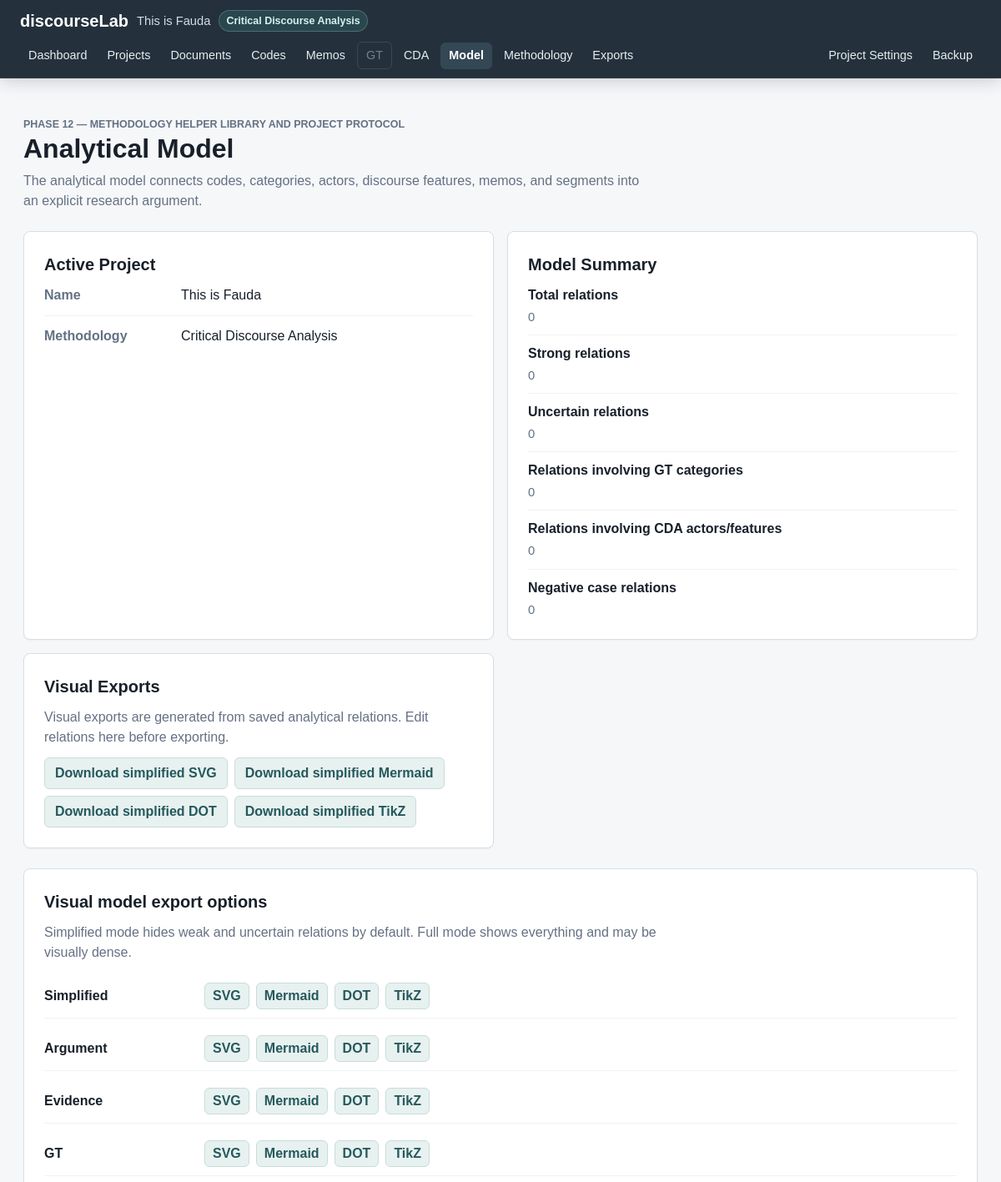
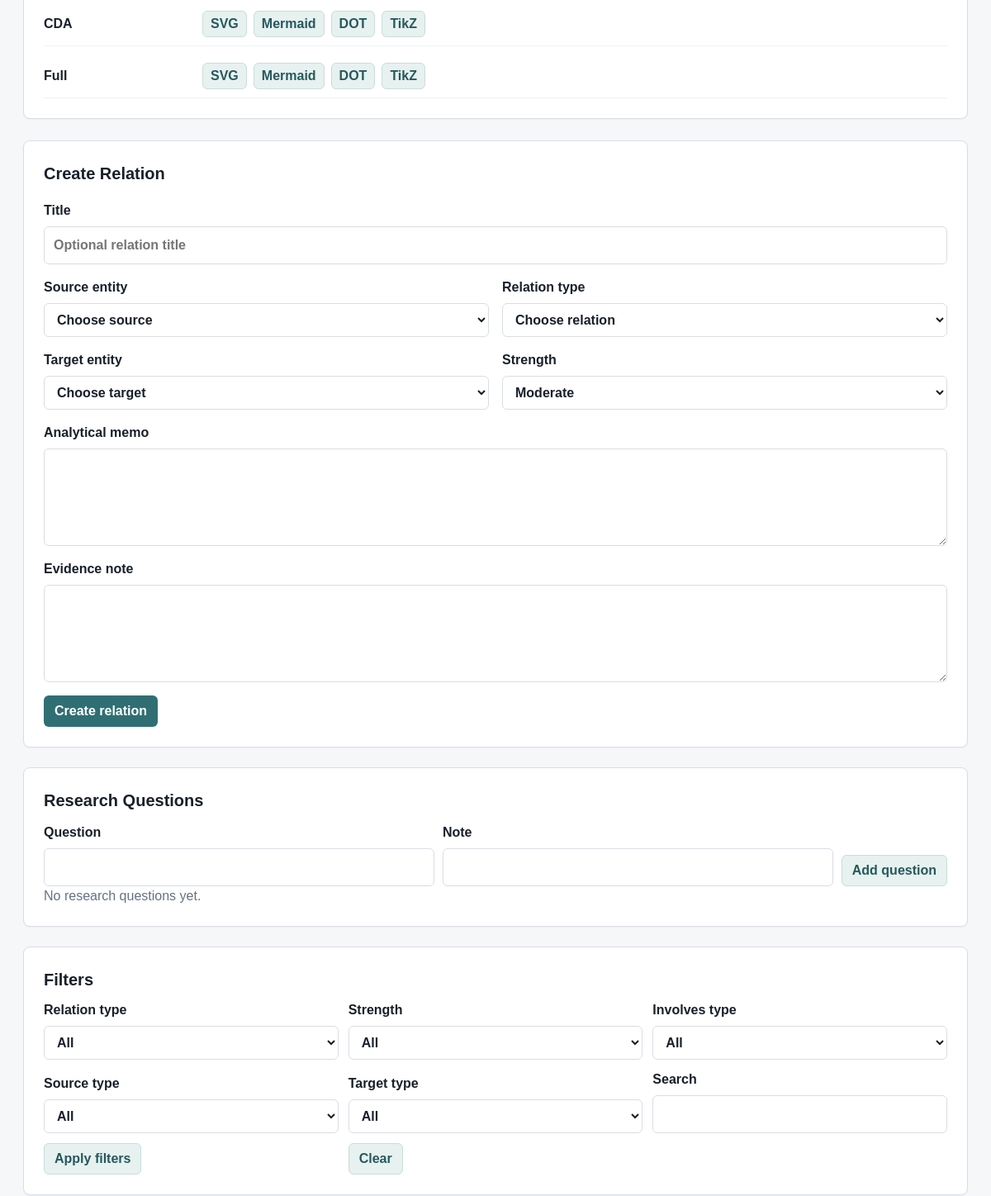
The page /model (upper part) on the database as committed earlier (2 pictures, top to bottom).
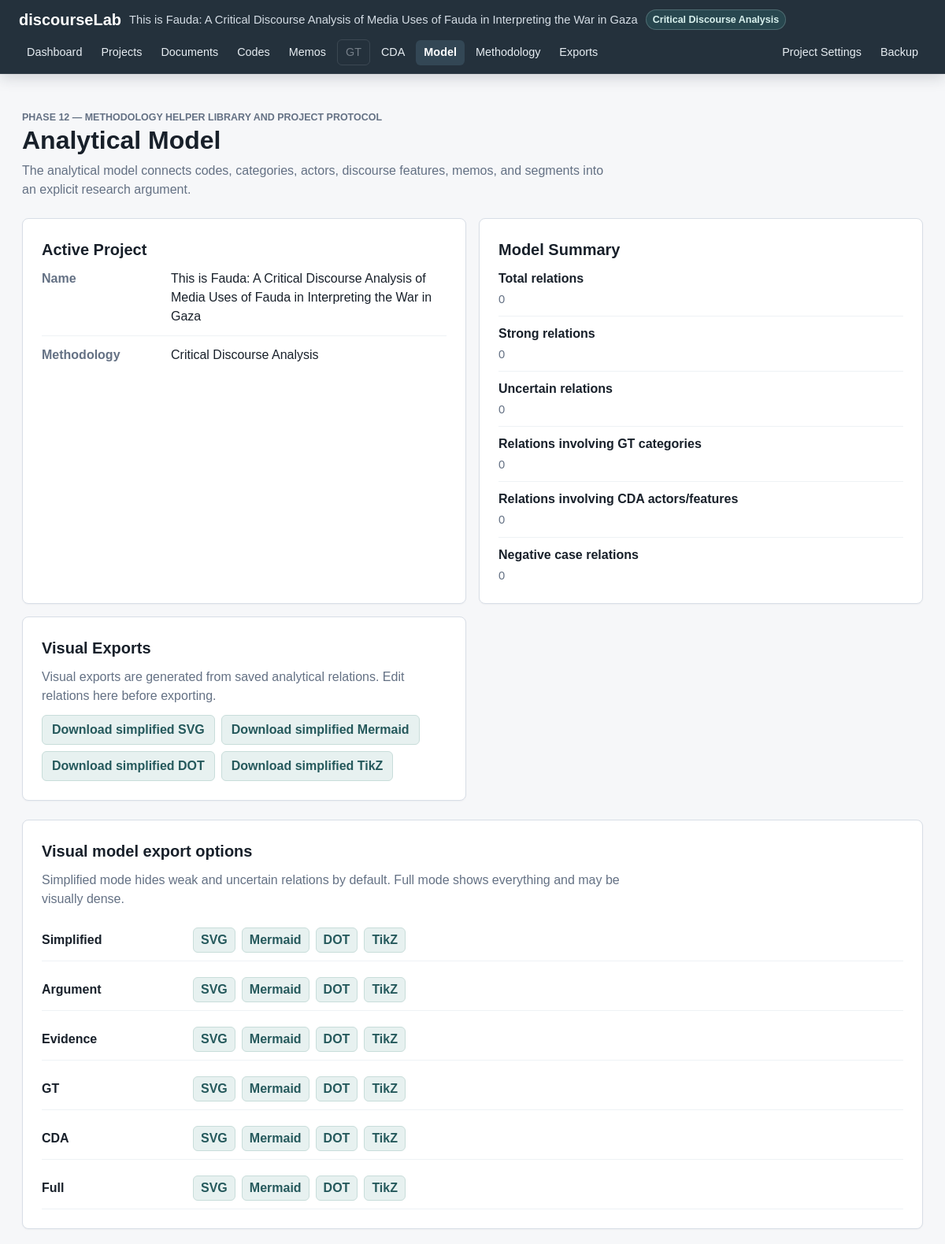
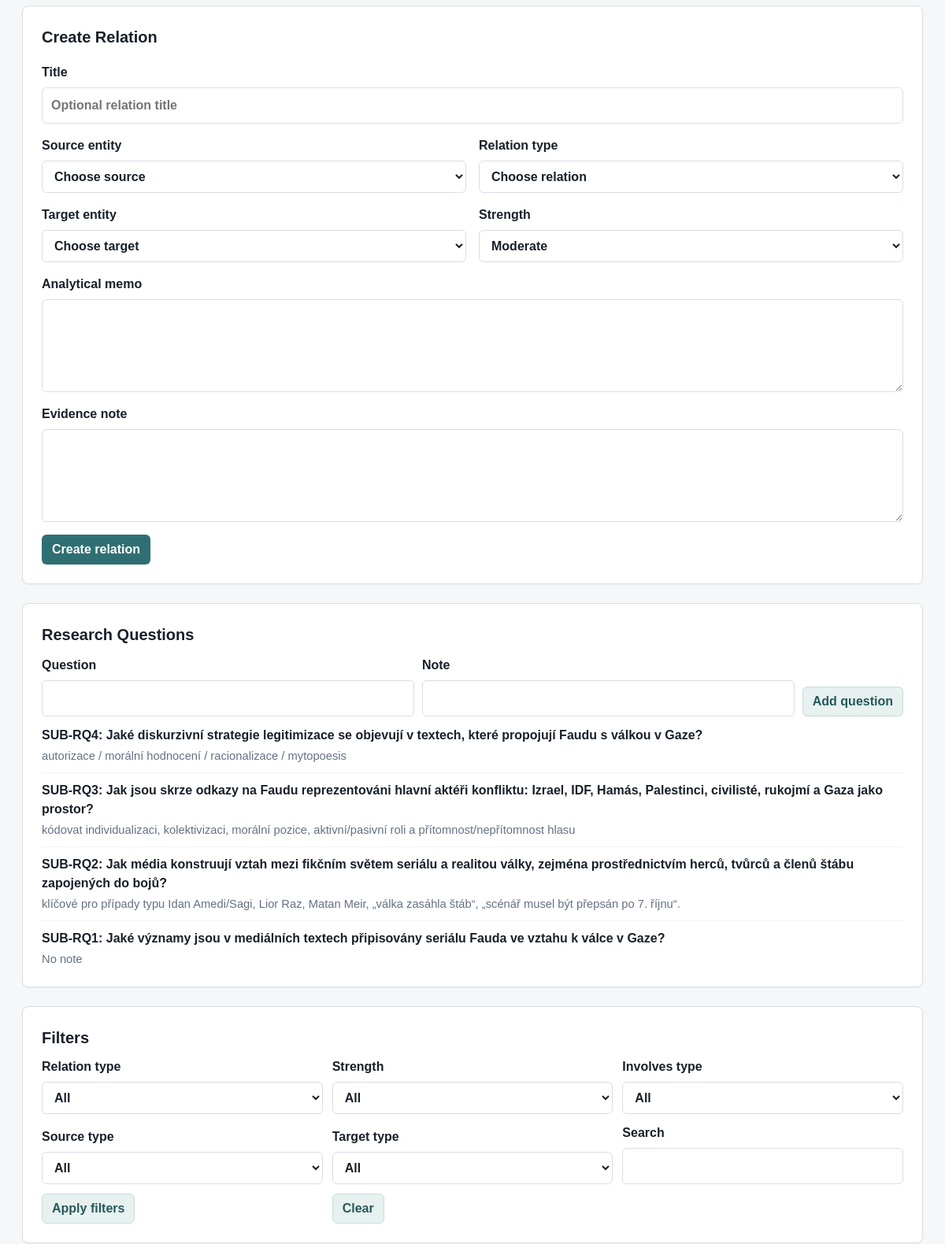
The same page on the database as committed later (2 pictures, top to bottom).
### tables this page shows
CREATE TABLE projects (
    id INTEGER PRIMARY KEY AUTOINCREMENT,
    name TEXT NOT NULL,
    description TEXT,
    created_at TEXT NOT NULL DEFAULT CURRENT_TIMESTAMP,
    updated_at TEXT NOT NULL DEFAULT CURRENT_TIMESTAMP
, methodology_mode TEXT NOT NULL DEFAULT 'mixed', status TEXT NOT NULL DEFAULT 'active', last_opened_at TEXT, research_goal TEXT, principal_investigator TEXT);

CREATE TABLE research_questions (
    id INTEGER PRIMARY KEY AUTOINCREMENT,
    project_id INTEGER NOT NULL,
    question TEXT NOT NULL,
    note TEXT,
    created_at TEXT NOT NULL DEFAULT CURRENT_TIMESTAMP,
    updated_at TEXT NOT NULL DEFAULT CURRENT_TIMESTAMP,
    FOREIGN KEY (project_id) REFERENCES projects (id) ON DELETE CASCADE
);

### app.py (the view)
    @app.route("/model")
    def model_builder():
        active_project = get_active_project()
        filters = {
            "relation_type": request.args.get("relation_type", "").strip(),
            "strength": request.args.get("strength", "").strip(),
            "source_type": request.args.get("source_type", "").strip(),
            "target_type": request.args.get("target_type", "").strip(),
            "involves_type": request.args.get("involves_type", "").strip(),
            "q": request.args.get("q", "").strip(),
        }
        entities = get_relation_entity_options(active_project["id"])
        return render_template(
            "model.html",
            title="Analytical Model",
            active_page="model",
            active_project=active_project,
            entities=entities,
            relations=get_relations_for_project(active_project["id"], filters),
            relation_counts=get_model_counts(active_project["id"]),
            filters=filters,
            relation_type_labels=RELATION_TYPES,
            relation_strength_labels=RELATION_STRENGTHS,
            entity_type_labels=RELATION_ENTITY_TYPES,
            research_questions=get_research_questions_for_project(active_project["id"]),
            mode_prompts=get_model_mode_prompts(active_project),
            methodology_helper=get_methodology_helper(active_project, "model"),
        )

### app.py (called while the page is built)
def get_db() -> sqlite3.Connection:
    if "db" not in g:
        g.db = sqlite3.connect(DATABASE)
        g.db.row_factory = sqlite3.Row
        g.db.execute("PRAGMA foreign_keys = ON")
    return g.db

def query_one(sql: str, params: tuple = ()) -> sqlite3.Row | None:
    return get_db().execute(sql, params).fetchone()

def query_all(sql: str, params: tuple = ()) -> list[sqlite3.Row]:
    return get_db().execute(sql, params).fetchall()

def get_project(project_id: int) -> sqlite3.Row | None:
    return query_one(
        """
        SELECT id, name, description, methodology_mode, status, last_opened_at,
               research_goal, principal_investigator, created_at, updated_at
        FROM projects
        WHERE id = ? AND status != 'deleted'
        """,
        (project_id,),
    )

def project_supports_gt(project: sqlite3.Row | dict) -> bool:
    return project["methodology_mode"] in {"gt", "mixed"}

def project_supports_cda(project: sqlite3.Row | dict) -> bool:
    return project["methodology_mode"] in {"cda", "mixed"}

### templates/model.html (shortened to what the changed rows need)
{% extends "base.html" %}
{% block content %}
<section class="page-header">
    <h1>Analytical Model</h1>
</section>
<section class="dashboard-grid">
    <article class="info-panel">
        <h2>Active Project</h2>
        <dl class="metadata-list">
            <div><dt>Name</dt><dd>{{ active_project.name }}</dd></div>
            <div><dt>Methodology</dt><dd>{{ methodology_mode_labels[active_project.methodology_mode] }}</dd></div>
        </dl>
    </article>
    <article class="info-panel">
        <h2>Model Summary</h2>
    </article>
    <article class="info-panel">
        <h2>Visual Exports</h2>
    </article>
</section>
<section class="info-panel export-section">
    <div class="section-heading">
        <h2>Visual model export options</h2>
    </div>
    <div class="visual-mode-table">
        {% for mode in visual_model_mode_order %}
            <div class="visual-mode-row">
                <strong>{{ visual_model_modes[mode] }}</strong>
                <div class="button-row">
                    <a class="button-secondary compact-button" href="{{ url_for('export_model_svg', model_mode=mode) }}">SVG</a>
                    <a class="button-secondary compact-button" href="{{ url_for('export_model_mermaid', model_mode=mode) }}">Mermaid</a>
                    <a class="button-secondary compact-button" href="{{ url_for('export_model_dot', model_mode=mode) }}">DOT</a>
                    <a class="button-secondary compact-button" href="{{ url_for('export_model_tikz', model_mode=mode) }}">TikZ</a>
                </div>
            </div>
        {% endfor %}
    </div>
</section>
<section class="info-panel import-panel">
    <h2>Create Relation</h2>
</section>
<section class="info-panel import-panel research-question-panel">
    <h2>Research Questions</h2>
    <form class="annotation-form" action="{{ url_for('create_research_question') }}" method="post">
        <label>
        </label>
        <label>
        </label>
        <button type="submit" class="button-secondary">Add question</button>
    </form>
    {% if research_questions %}
        <ul class="compact-list">
            {% for question in research_questions %}
                <li>
                    <span>{{ question.question }}</span>
                    <span>{{ question.note or "No note" }}</span>
                </li>
            {% endfor %}
        </ul>
    {% else %}
        <p>No research questions yet.</p>
    {% endif %}
</section>
<section class="info-panel import-panel">
    <h2>Filters</h2>
</section>
{% endblock %}

### templates/base.html (shortened to what this page needs)
<!doctype html>
<html lang="en">
<head>
    <link rel="stylesheet" href="{{ url_for('static', filename='style.css') }}">
</head>
<body>
    <div class="app-shell">
        <header class="topbar" aria-label="Application navigation">
            <div class="topbar-brand">
                <a class="app-name" href="{{ url_for('dashboard') }}">discourseLab</a>
                <span class="app-project">{{ active_project.name if active_project else "No active project" }}</span>
                {% if active_project %}
                    <span class="methodology-badge">{{ methodology_mode_labels[active_project.methodology_mode] }}</span>
                {% endif %}
            </div>
            <nav class="top-nav" aria-label="Main navigation">
                <a href="{{ url_for('dashboard') }}" class="{{ 'active' if active_page == 'dashboard' else '' }}">Dashboard</a>
                <a href="{{ url_for('projects') }}" class="{{ 'active' if active_page == 'projects' else '' }}">Projects</a>
                <a href="{{ url_for('documents') }}" class="{{ 'active' if active_page == 'documents' else '' }}">Documents</a>
                <a href="{{ url_for('codes') }}" class="{{ 'active' if active_page == 'codes' else '' }}">Codes</a>
                <a href="{{ url_for('memos') }}" class="{{ 'active' if active_page == 'memos' else '' }}">Memos</a>
                {% if supports_gt %}
                    <a href="{{ url_for('gt_workspace') }}" class="{{ 'active' if active_page == 'gt' else '' }}">GT</a>
                {% else %}
                    <span class="nav-disabled">GT</span>
                {% endif %}
                {% if supports_cda %}
                    <a href="{{ url_for('cda_workspace') }}" class="{{ 'active' if active_page == 'cda' else '' }}">CDA</a>
                {% else %}
                    <span class="nav-disabled">CDA</span>
                {% endif %}
                <a href="{{ url_for('model_builder') }}" class="{{ 'active' if active_page == 'model' else '' }}">Model</a>
                <a href="{{ url_for('methodology') }}" class="{{ 'active' if active_page == 'methodology' else '' }}">Methodology</a>
                <a href="{{ url_for('exports') }}" class="{{ 'active' if active_page == 'exports' else '' }}">Exports</a>
            </nav>
            {% if active_project %}
                <nav class="top-nav top-nav-actions" aria-label="Project actions">
                    <a href="{{ url_for('edit_project', project_id=active_project.id) }}">Project Settings</a>
                    <a href="{{ url_for('export_project_backup') }}">Backup</a>
                </nav>
            {% endif %}
        </header>
        <main class="content">
            {% block content %}{% endblock %}
        </main>
    </div>
</body>
</html>

Rows that differ between the two databases and show on the page:
no longer on this page (row edited): projects: name "This is Fauda", methodology_mode "Critical Discourse Analysis"
added projects: name "This is Fauda: A Critical Discourse Analysis of Media Uses of Fauda in Interpreting the War in Gaza", methodology_mode "Critical Discourse Analysis"
added research_questions: question "SUB-RQ4: Jaké diskurzivní strategie legitimizace se objevují v textech, které propojují Faudu s válkou v Gaze?", note "autorizace / morální hodnocení / racionalizace / mytopoesis"
added research_questions: question "SUB-RQ3: Jak jsou skrze odkazy na Faudu reprezentováni hlavní aktéři konfliktu: Izrael, IDF, Hamás, Palestinci, civilisté, rukojmí a Gaza jako prostor?", note "kódovat individualizaci, kolektivizaci, morální pozice, aktivní/pasivní roli a přítomnost/nepřítomnost hlasu"
added research_questions: question "SUB-RQ2: Jak média konstruují vztah mezi fikčním světem seriálu a realitou války, zejména prostřednictvím herců, tvůrců a členů štábu zapojených do bojů?", note "klíčové pro případy typu Idan Amedi/Sagi, Lior Raz, Matan Meir, „válka zasáhla štáb“, „scénář musel být přepsán po 7. říjnu“."
added research_questions: question "SUB-RQ1: Jaké významy jsou v mediálních textech připisovány seriálu Fauda ve vztahu k válce v Gaze?", note "No note"
Other text that changed with them:
text no longer shown: "No research questions yet."
